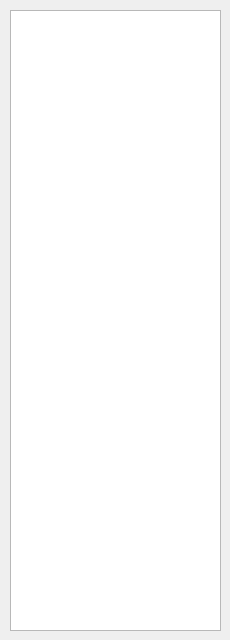
<?xml version="1.0" encoding="UTF-8"?>
<ui version="4.0">
 <class>PinDialog</class>
 <widget class="QDialog" name="PinDialog">
  <property name="geometry">
   <rect>
    <x>0</x>
    <y>0</y>
    <width>230</width>
    <height>640</height>
   </rect>
  </property>
  <property name="minimumSize">
   <size>
    <width>230</width>
    <height>640</height>
   </size>
  </property>
  <property name="maximumSize">
   <size>
    <width>230</width>
    <height>760</height>
   </size>
  </property>
  <property name="windowTitle">
   <string>Pin Labels</string>
  </property>
  <widget class="QTableWidget" name="tableWidget">
   <property name="geometry">
    <rect>
     <x>10</x>
     <y>10</y>
     <width>211</width>
     <height>621</height>
    </rect>
   </property>
   <property name="focusPolicy">
    <enum>Qt::NoFocus</enum>
   </property>
  </widget>
 </widget>
 <resources/>
 <connections/>
</ui>
